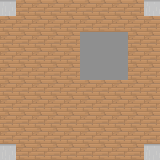

A 2D game scene composited from a Tiled map and its tileset images. What follows is a short description and the map's XML, with every tile layer's data as written:
An orthogonal 10x10 tile map with 16x16 px tiles, 1 tile layer (Tile Layer 1).

<map version="1.5" tiledversion="1.5.0" orientation="orthogonal" renderorder="right-down" width="10" height="10" tilewidth="16" tileheight="16" infinite="0" nextlayerid="2" nextobjectid="1">
 <tileset firstgid="1" source="tileset.tsx" />
 <layer id="1" name="Tile Layer 1" width="10" height="10">
  <data encoding="csv">
4,1,1,1,1,1,1,1,1,4,
1,1,1,1,1,1,1,1,1,1,
1,1,1,1,1,3,3,3,1,1,
1,1,1,1,1,3,3,3,1,1,
1,1,1,1,1,3,3,3,1,1,
1,1,1,1,1,1,1,1,1,1,
1,1,1,1,1,1,1,1,1,1,
1,1,1,1,1,1,1,1,1,1,
1,1,1,1,1,1,1,1,1,1,
4,1,1,1,1,1,1,1,1,4
</data>
 </layer>
</map>